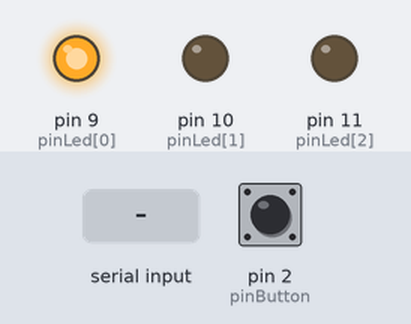
Bench run of a sketch on a simulated Arduino Uno, built with avr-gcc and run on an emulated ATmega328P. Shown: output pins drawn as LEDs (lit = HIGH). Inputs (shaded band) come from the test bench; at power-on: pin 2 (pinButton) LOW. Random numbers use the default seed unless the sketch sets one; what the sketch prints to the serial monitor is not drawn.

Above: at 1.25 s.
1.3 s: pin 2 (pinButton) pulled HIGH for 0.15 s
At 1.47 s:
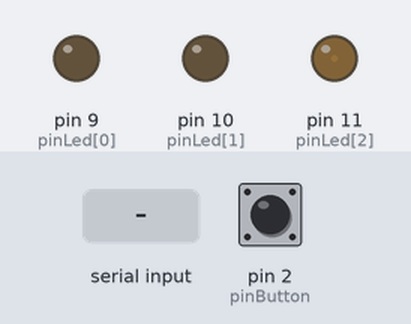
4.3 s: "1" received over Serial
At 4.7 s:
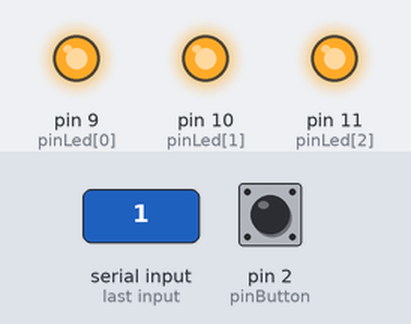
At 5.56 s:
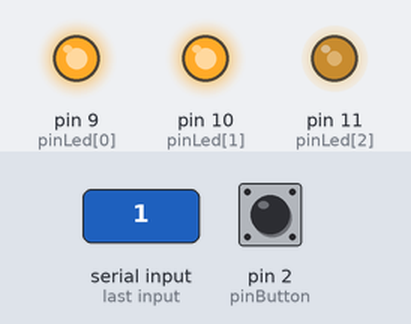
7.3 s: "c" received over Serial
10.3 s: "a" received over Serial
13.3 s: pin 2 (pinButton) pulled HIGH for 0.15 s
16.4 s: "b" received over Serial
At 16.56 s:
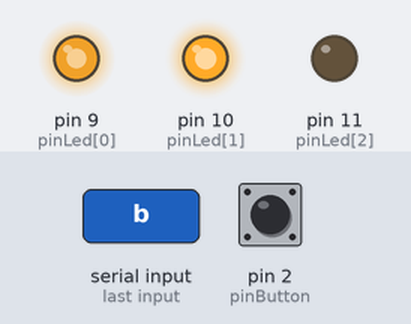
Timing chart, 0 to 20.4 s (numbered marks = the images above; inputs shaded):
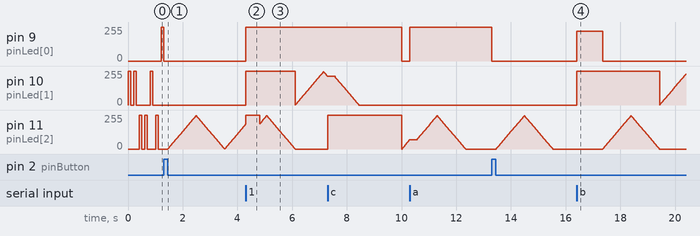

The sketch:

DoubleClick.ino
```cpp
const int pinButton = 2;
const int pinLed[3] = {9, 10, 11};
const int pinMax = sizeof(pinLed)/sizeof(int);

int fadeValue = 0;
unsigned long clickTime = 0;
unsigned long ledTime = 0;
unsigned long fTime = 0;
unsigned long mTime = 0;
boolean doubleClick = false;
boolean verbose = false;

int ledActive;
int ledLoops = 500;

void doOnOff(int portNum){
  if (ledTime == 0) {
    ledTime = millis();
  }
  if ((millis() - ledTime) < 100) {
    digitalWrite(portNum, HIGH);
  } else {
    digitalWrite(portNum, LOW);
    if ((millis() - ledTime) > 200) {
      ledTime = 0;
    }
  }
}

void doFadeOnOff(int portNum){
  if (ledTime == 0) {
    ledTime = millis();
    fadeValue = 0;
  }
  if ((millis() - ledTime) > 5) {
    fadeValue +=2;
    ledTime = millis();
  }

  if (fadeValue < 250) {
    analogWrite(portNum, fadeValue);
  } else {
    analogWrite(portNum, (500 - fadeValue));
    if (fadeValue >= 500) {
      ledTime = 0;
    }
  }
  Serial.println(portNum);
}

void checkInput(int inByte){
  switch (inByte) {
    case 49:
      Serial.println("ON");
      turnAll(HIGH);
      delay(500);
      break;
    case 48:
      Serial.println("OFF");
      turnAll(LOW);
      break;
    case 97: // a
    case 98: // b
    case 99: // c
      ledTime = 0;
      for (int i = 0; i < 1000; i++) {
        doOnOff(pinLed[inByte-97]);
      }
      delay(250);
      break;
    case 116: // t
      Serial.print("\nBoard Time: ");
      Serial.println(millis());
      Serial.print("clickTime: ");
      Serial.println(clickTime);
      Serial.print("ledTime: ");
      Serial.println(ledTime);
      break;
    case 118: //v
      verbose = !(verbose);
      break;
    default:
      Serial.println(inByte);
  }
}

void doOutPut(int pin, int count) {
  Serial.print(pin);
  Serial.print(",");
  Serial.print(count);
  Serial.print("; ");
  if (count % 5 == 0){
    Serial.println("  ");
  }
}

void turnAll(boolean value){
  for (int i = 0; i < pinMax; i++) {
    digitalWrite(pinLed[i], value);
  }
  if (!value) {
    ledTime = 0;
  }
}


void setup() {
  // initialize the pushbutton pin as an input:
  pinMode(pinButton, INPUT);
  Serial.begin(9600);
  Serial.println("Testing Random");
  Serial.println(" ");

  // initialize the LED pin as an output:
  for (int i = 0; i < pinMax; i++) {
    pinMode(pinLed[i], OUTPUT);
  }
}

void loop(){
  // check if the pushbutton is pressed.
  if (digitalRead(pinButton) == HIGH) {
    turnAll(LOW);
    ledLoops = 1;
    int diffTime = millis() - clickTime;
    if (diffTime > 10){
      doubleClick = (diffTime < 500);
    }
    clickTime = millis();
  } else {
    if (Serial.available()) {
      checkInput(Serial.read());
    }

    if (ledLoops < 11) {
      if (ledTime == 0){
        ledActive = random(pinMax);
        if (verbose) {
          doOutPut(pinLed[ledActive], ledLoops);
        }
        ledLoops++;
      }
      if (doubleClick){
        doOnOff(pinLed[ledActive]);
      } else {
        doFadeOnOff(pinLed[ledActive]);
      }
    } else {
      // turn LED off:
      turnAll(LOW);
      ledTime = 0;
      doubleClick = false;
    }
    mTime =millis();
    fTime =(mTime % 900000);
    if (fTime > 0 && fTime < 10) {
      ledLoops = 1;
      doubleClick = true;
    }
  }
}
```

Measured:
- after the input at 4.3 s, pin 9 (pinLed[0]): 0/255 → 255/255 at once
- after the input at 16.4 s, pin 9 (pinLed[0]): 0/255 → 222/255 at once, → 0/255 0.95 s later
- by itself, pin 11 (pinLed[2]): rises from 0/255 to 250/255 in 1.0 s, then falls to 0/255 in 1.0 s
